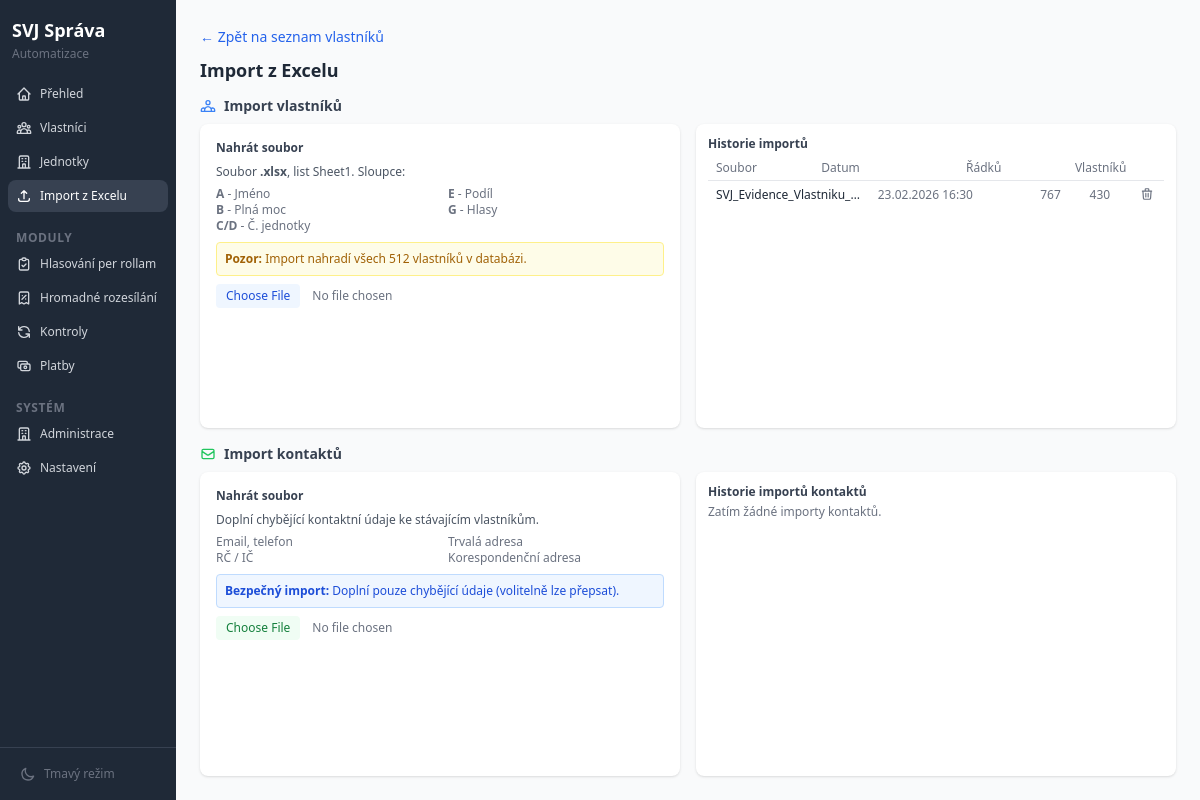
Screenshot of /vlastnici/import with the database file from the repository.
### app/models/common.py (models this page shows)
class ImportLog(Base):
    __tablename__ = "import_logs"
    id = Column(Integer, primary_key=True)
    filename = Column(String(300), nullable=False)
    file_path = Column(String(500), nullable=False)
    import_type = Column(String(50), nullable=False, index=True)
    rows_total = Column(Integer, default=0)
    rows_imported = Column(Integer, default=0)
    rows_skipped = Column(Integer, default=0)
    errors = Column(Text, nullable=True)
    created_at = Column(DateTime, default=datetime.utcnow)

### app/routers/owners/import_owners.py (the view)
@router.get("/import")
async def import_page(
    request: Request,
    chyba: str = Query(""),
    chyba_kontakty: str = Query("", alias="chyba_kontakty"),
    chyba_kontakty_msg: str = Query("", alias="chyba_kontakty_msg"),
    db: Session = Depends(get_db),
):
    imports = db.query(ImportLog).filter_by(import_type="owners_excel").order_by(ImportLog.created_at.desc()).all()
    contact_imports = db.query(ImportLog).filter_by(import_type="contacts_excel").order_by(ImportLog.created_at.desc()).all()
    owner_count = db.query(Owner).count()
    flash_message = None
    flash_type = None
    if chyba == "soubor_chybi":
        flash_message = "Nahraný soubor již neexistuje. Nahrajte soubor znovu."
        flash_type = "error"
    contact_flash = None
    if chyba_kontakty_msg:
        contact_flash = chyba_kontakty_msg
    elif chyba_kontakty == "format":
        contact_flash = "Nahrajte soubor ve formátu .xlsx"
    elif chyba_kontakty == "zpracovani":
        contact_flash = "Chyba při zpracování souboru"
    elif chyba_kontakty == "soubor_chybi":
        contact_flash = "Nahraný soubor již neexistuje. Nahrajte soubor znovu."
    return templates.TemplateResponse("owners/import.html", {
        "request": request,
        "active_nav": "import",
        "imports": imports,
        "contact_imports": contact_imports,
        "contact_flash": contact_flash,
        "flash_message": flash_message,
        "flash_type": flash_type,
        "owner_count": owner_count,
    })

### app/templates/owners/import.html (shortened to what this page needs)
{% extends "base.html" %}
{% block content %}
<div class="flex flex-col" style="height:calc(100vh - 48px)">
    <div class="mb-2 flex-none">
        <a href="/vlastnici" class="text-sm text-blue-600 hover:text-blue-800">&larr; Zpět na seznam vlastníků</a>
    </div>
    <h1 class="text-lg font-bold text-gray-800 mb-3 flex-none">Import z Excelu</h1>
    <div class="flex-1 flex flex-col gap-4 min-h-0">
        <div class="flex-1 flex flex-col min-h-0">
            <h2 class="text-sm font-semibold text-gray-700 mb-2 flex items-center gap-2 flex-none">
                Import vlastníků
            </h2>
            <div class="grid grid-cols-1 md:grid-cols-2 gap-4 flex-1 min-h-0">
                <div class="bg-white rounded-lg shadow p-4">
                    <div class="flex items-center justify-between mb-2">
                        <h3 class="text-xs font-semibold text-gray-700">Nahrát soubor</h3>
                    </div>
                    <p class="text-xs text-gray-600 mb-1.5">Soubor <strong>.xlsx</strong>, list Sheet1. Sloupce:</p>
                    <div class="grid grid-cols-2 gap-x-4 text-xs text-gray-500 mb-2">
                        <span><strong>A</strong> - Jméno</span>
                        <span><strong>E</strong> - Podíl</span>
                        <span><strong>B</strong> - Plná moc</span>
                        <span><strong>G</strong> - Hlasy</span>
                        <span><strong>C/D</strong> - Č. jednotky</span>
                    </div>
                    <div class="bg-yellow-50 border border-yellow-200 rounded p-2 mb-2">
                        <p class="text-xs text-yellow-700">
                            <strong>Pozor:</strong> Import nahradí {% if owner_count %}všech {{ owner_count }} vlastníků{% else %}všechny stávající vlastníky{% endif %} v databázi.
                        </p>
                    </div>
                    <form id="import-form" action="/vlastnici/import" method="post" enctype="multipart/form-data" hx-boost="false"
                          data-confirm="Import smaže {% if owner_count %}všech {{ owner_count }} vlastníků{% else %}všechny vlastníky{% endif %} a nahradí je daty z Excelu. Pokračovat?">
                        <input type="file" name="file" accept=".xlsx,.xls" required hx-disable
                               onchange="document.getElementById('submit-btn-owners').classList.toggle('hidden', !this.files.length)"
                               class="file-input block w-full text-xs text-gray-500 file:mr-3 file:py-1 file:px-2.5
                                      file:rounded file:border-0 file:text-xs file:font-medium
                                      file:bg-blue-50 file:text-blue-700 hover:file:bg-blue-100">
                    </form>
                </div>
                <div class="bg-white rounded-lg shadow flex flex-col min-h-0 h-full">
                    <div class="px-3 pt-3 flex-none">
                        <h3 class="text-xs font-semibold text-gray-700 mb-1">Historie importů</h3>
                    </div>
                    {% if imports %}
                    <div class="flex-none px-3 overflow-x-auto">
                        <table class="w-full text-xs">
                            <thead class="border-b border-gray-200">
                                <tr>
                                    <th class="px-2 py-1 text-left font-medium text-gray-500 cursor-pointer hover:text-gray-800 select-none" data-col="0" data-type="text" data-sort-tbody="import-history-body" onclick="sortTableCol(this)">Soubor </th>
                                    <th class="px-2 py-1 text-left font-medium text-gray-500 cursor-pointer hover:text-gray-800 select-none" data-col="1" data-type="text" data-sort-tbody="import-history-body" onclick="sortTableCol(this)">Datum </th>
                                    <th class="px-2 py-1 text-right font-medium text-gray-500 cursor-pointer hover:text-gray-800 select-none" data-col="2" data-type="num" data-sort-tbody="import-history-body" onclick="sortTableCol(this)">Řádků </th>
                                    <th class="px-2 py-1 text-right font-medium text-gray-500 cursor-pointer hover:text-gray-800 select-none" data-col="3" data-type="num" data-sort-tbody="import-history-body" onclick="sortTableCol(this)">Vlastníků </th>
                                    <th class="px-2 py-1"></th>
                                </tr>
                            </thead>
                        </table>
                    </div>
                    <div class="flex-1 overflow-y-auto overflow-x-auto px-3 pb-3 min-h-0">
                        <table class="w-full text-xs">
                            <tbody id="import-history-body" class="divide-y divide-gray-100">
                                {% for log in imports %}
                                <tr class="hover:bg-gray-50">
                                    <td class="px-2 py-1 text-gray-800 truncate max-w-[120px]" title="{{ log.filename }}" aria-label="{{ log.filename }}">{{ log.filename }}</td>
                                    <td class="px-2 py-1 text-gray-500 whitespace-nowrap" data-v="{{ log.created_at.isoformat() }}">{{ log.created_at.strftime('%d.%m.%Y %H:%M') }}</td>
                                    <td class="px-2 py-1 text-gray-500 text-right">{{ log.rows_total }}</td>
                                    <td class="px-2 py-1 text-gray-500 text-right">{{ log.rows_imported }}</td>
                                    <td class="px-2 py-1 text-right">
                                        <form action="/vlastnici/import/{{ log.id }}/smazat" method="post" style="display:inline" hx-boost="false"
                                              data-confirm="Smazat záznam o importu {{ log.filename }}?">
                                            <button type="submit" title="Smazat" aria-label="Smazat" class="p-0.5 text-gray-500 hover:text-red-600 rounded hover:bg-red-50">
                                                <svg aria-hidden="true" class="w-3.5 h-3.5" fill="none" stroke="currentColor" viewBox="0 0 24 24">
                                                    <path stroke-linecap="round" stroke-linejoin="round" stroke-width="2" d="M19 7l-.867 12.142A2 2 0 0116.138 21H7.862a2 2 0 01-1.995-1.858L5 7m5 4v6m4-6v6m1-10V4a1 1 0 00-1-1h-4a1 1 0 00-1 1v3M4 7h16"/>
                                                </svg>
                                            </button>
                                        </form>
                                    </td>
                                </tr>
                                {% endfor %}
                            </tbody>
                        </table>
                    </div>
                    {% else %}
                    <div class="px-3 pb-3">
                        <p class="text-xs text-gray-500">Zatím žádné importy.</p>
                    </div>
                    {% endif %}
                </div>
            </div>
        </div>
        <div id="kontakty" class="flex-1 flex flex-col min-h-0">
            <h2 class="text-sm font-semibold text-gray-700 mb-2 flex items-center gap-2 flex-none">
                <svg aria-hidden="true" class="w-4 h-4 text-green-500" fill="none" stroke="currentColor" viewBox="0 0 24 24">
                    <path stroke-linecap="round" stroke-linejoin="round" stroke-width="2" d="M3 8l7.89 5.26a2 2 0 002.22 0L21 8M5 19h14a2 2 0 002-2V7a2 2 0 00-2-2H5a2 2 0 00-2 2v10a2 2 0 002 2z"/>
                </svg>
                Import kontaktů
            </h2>
            <div class="grid grid-cols-1 md:grid-cols-2 gap-4 flex-1 min-h-0">
                <div class="bg-white rounded-lg shadow p-4">
                    <div class="flex items-center justify-between mb-2">
                        <h3 class="text-xs font-semibold text-gray-700">Nahrát soubor</h3>
                    </div>
                    <p class="text-xs text-gray-600 mb-1.5">Doplní chybějící kontaktní údaje ke stávajícím vlastníkům.</p>
                    <div class="grid grid-cols-2 gap-x-4 text-xs text-gray-500 mb-2">
                        <span>Email, telefon</span>
                        <span>Trvalá adresa</span>
                        <span>RČ / IČ</span>
                        <span>Korespondenční adresa</span>
                    </div>
                    <div class="bg-blue-50 border border-blue-200 rounded p-2 mb-2">
                        <p class="text-xs text-blue-700">
                            <strong>Bezpečný import:</strong> Doplní pouze chybějící údaje (volitelně lze přepsat).
                        </p>
                    </div>
                    <form id="contact-import-form" action="/vlastnici/import-kontaktu" method="post" enctype="multipart/form-data" hx-boost="false"
                          onsubmit="document.getElementById('submit-btn-contacts').classList.add('hidden'); document.getElementById('upload-spinner').classList.remove('hidden');">
                        <input type="file" name="file" accept=".xlsx,.xls" required hx-disable
                               onchange="document.getElementById('submit-btn-contacts').classList.toggle('hidden', !this.files.length)"
                               class="file-input block w-full text-xs text-gray-500 file:mr-3 file:py-1 file:px-2.5
                                      file:rounded file:border-0 file:text-xs file:font-medium
                                      file:bg-green-50 file:text-green-700 hover:file:bg-green-100">
                    </form>
                </div>
                <div class="bg-white rounded-lg shadow flex flex-col min-h-0 h-full">
                    <div class="px-3 pt-3 flex-none">
                        <h3 class="text-xs font-semibold text-gray-700 mb-1">Historie importů kontaktů</h3>
                    </div>
                    {% if contact_imports %}
                    <div class="flex-none px-3 overflow-x-auto">
                        <table class="w-full text-xs">
                            <thead class="border-b border-gray-200">
                                <tr>
                                    <th class="px-2 py-1 text-left font-medium text-gray-500 cursor-pointer hover:text-gray-800 select-none" data-col="0" data-type="text" data-sort-tbody="contact-import-history-body" onclick="sortTableCol(this)">Soubor <span class="sort-arrow"></span></th>
                                    <th class="px-2 py-1 text-left font-medium text-gray-500 cursor-pointer hover:text-gray-800 select-none" data-col="1" data-type="text" data-sort-tbody="contact-import-history-body" onclick="sortTableCol(this)">Datum <span class="sort-arrow"></span></th>
                                    <th class="px-2 py-1 text-right font-medium text-gray-500 cursor-pointer hover:text-gray-800 select-none" data-col="2" data-type="num" data-sort-tbody="contact-import-history-body" onclick="sortTableCol(this)">Vlastníků <span class="sort-arrow"></span></th>
                                    <th class="px-2 py-1"></th>
                                </tr>
                            </thead>
                        </table>
                    </div>
                    <div class="flex-1 overflow-y-auto overflow-x-auto px-3 pb-3 min-h-0">
                        <table class="w-full text-xs">
                            <tbody id="contact-import-history-body" class="divide-y divide-gray-100">
                                {% for log in contact_imports %}
                                <tr class="hover:bg-gray-50">
                                    <td class="px-2 py-1 text-gray-800 truncate max-w-[120px]" title="{{ log.filename }}" aria-label="{{ log.filename }}">{{ log.filename }}</td>
                                    <td class="px-2 py-1 text-gray-500 whitespace-nowrap" data-v="{{ log.created_at.isoformat() }}">{{ log.created_at.strftime('%d.%m.%Y %H:%M') }}</td>
                                    <td class="px-2 py-1 text-gray-500 text-right">{{ log.rows_imported }}</td>
                                    <td class="px-2 py-1 text-right">
                                        <form action="/vlastnici/import-kontaktu/{{ log.id }}/smazat" method="post" style="display:inline" hx-boost="false"
                                              data-confirm="Smazat záznam o importu {{ log.filename }}?">
                                            <button type="submit" title="Smazat" aria-label="Smazat" class="p-0.5 text-gray-500 hover:text-red-600 rounded hover:bg-red-50">
                                                <svg aria-hidden="true" class="w-3.5 h-3.5" fill="none" stroke="currentColor" viewBox="0 0 24 24">
                                                    <path stroke-linecap="round" stroke-linejoin="round" stroke-width="2" d="M19 7l-.867 12.142A2 2 0 0116.138 21H7.862a2 2 0 01-1.995-1.858L5 7m5 4v6m4-6v6m1-10V4a1 1 0 00-1-1h-4a1 1 0 00-1 1v3M4 7h16"/>
                                                </svg>
                                            </button>
                                        </form>
                                    </td>
                                </tr>
                                {% endfor %}
                            </tbody>
                        </table>
                    </div>
                    {% else %}
                    <div class="px-3 pb-3">
                        <p class="text-xs text-gray-500">Zatím žádné importy kontaktů.</p>
                    </div>
                    {% endif %}
                </div>
            </div>
        </div>
    </div>
</div>
{% endblock %}

### rows the page displays
ImportLog: filename "SVJ_Evidence_Vlastniku_…", created_at "23.02.2026 16:30", rows_total "767", rows_imported "430"

### other values shown
{{ owner_count }} "512"
